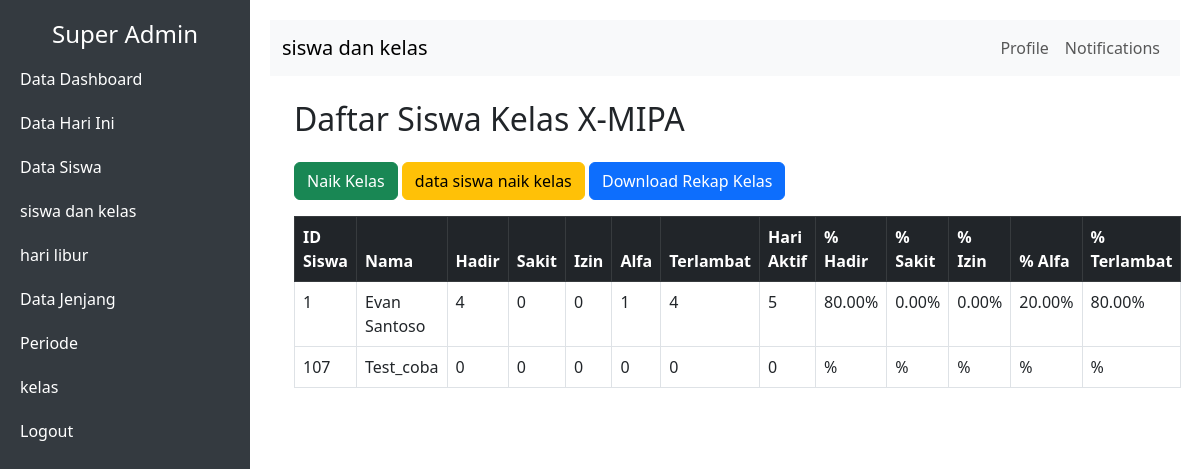
The page /data_kelas.php?id_kelas=1 (signed in) on the database its author committed.
### tables this page shows
CREATE TABLE `kelas` (
  `id_kelas` int(10) NOT NULL AUTO_INCREMENT,
  `kelas` varchar(100) DEFAULT NULL,
  `id_tingkat` int(10) DEFAULT NULL,
  `status_hapus` int(10) DEFAULT 0,
  PRIMARY KEY (`id_kelas`)
);

CREATE TABLE `siswa` (
  `id_siswa` int(11) NOT NULL AUTO_INCREMENT,
  `nama` varchar(100) NOT NULL,
  `rfid_tag_hex` varchar(255) DEFAULT NULL,
  `rfid_tag_dec` varchar(255) DEFAULT NULL,
  `id_tingkat` int(10) DEFAULT NULL,
  `id_angkatan` int(10) DEFAULT NULL,
  `tanggal_lahir` date DEFAULT NULL,
  `status_lulus` int(10) DEFAULT 0,
  `status_keluar` int(10) DEFAULT 0,
  `status_hapus` int(10) NOT NULL DEFAULT 0,
  `nomor_orang_tua` varchar(100) DEFAULT NULL,
  PRIMARY KEY (`id_siswa`)
);

### data_kelas.php (the view, shortened to what this page needs)
<?php
include "koneksi.php";
$id_kelas = $_GET['id_kelas'];
$query_nama = mysqli_query($conn,"SELECT * from kelas where id_kelas = '$id_kelas'");
$row_nama = mysqli_fetch_array($query_nama);
$query_periode = mysqli_query($conn, "SELECT * from tahun_ajaran where status_aktif = '1'");
$row_periode = mysqli_fetch_array($query_periode);
$periode_awal = $row_periode['tanggal_awal'];
$periode_akhir = $row_periode['tanggal_akhir'];
?>
<!DOCTYPE html>
<html lang="en">
<head>
    <link href="https://cdn.jsdelivr.net/npm/bootstrap@5.3.0/dist/css/bootstrap.min.css" rel="stylesheet">
</head>
<body>
    <?php include "navbar.php"; ?>
    <div class="content">
        <nav class="navbar navbar-expand-lg navbar-light bg-light">
            <div class="container-fluid">
                <a class="navbar-brand" href="#">siswa dan kelas</a>
                <div class="collapse navbar-collapse" id="navbarNav">
                    <ul class="navbar-nav ms-auto">
                        <li class="nav-item">
                            <a class="nav-link" href="#">Profile</a>
                        </li>
                        <li class="nav-item">
                            <a class="nav-link" href="#">Notifications</a>
                        </li>
                    </ul>
                </div>
            </div>
        </nav>
        <div class="container mt-4">
            <div class="container mt-4 ">
                <h2 class="mb-4">Daftar Siswa Kelas <?php echo $row_nama['kelas']; ?></h2>
                <table class="table table-bordered">
                    <div class="mt-3 mb-3 ">
                        <a href="form_naik_kelas.php?id_kelas=<?php echo htmlspecialchars($id_kelas); ?>" class="btn btn-success">Naik Kelas</a>
                        <a href="data_naik_kelas.php?id_kelas=<?php echo htmlspecialchars($id_kelas); ?>" class="btn btn-warning">data siswa naik kelas</a>
                        <a href="export_rekap.php?id_kelas=<?php echo htmlspecialchars($id_kelas); ?>" class="btn btn-primary">Download Rekap Kelas</a>
                    </div>
                    <thead class="table-dark">
                        <tr>
                            <th>ID Siswa</th>
                            <th>Nama</th>
                            <th>Hadir</th>
                            <th>Sakit</th>
                            <th>Izin</th>
                            <th>Alfa</th>
                            <th>Terlambat</th>
                            <th>Hari Aktif</th>
                            <th>% Hadir</th>
                            <th>% Sakit</th>
                            <th>% Izin</th>
                            <th>% Alfa</th>
                            <th>% Terlambat</th>
                        </tr>
                    </thead>
                    <?php
                    if ($id_kelas && $periode_awal && $periode_akhir) {
                        $sql = "SELECT
                        s.id_siswa,
                        s.nama AS nama_siswa,
                        COUNT(CASE WHEN p.status_masuk = 'Hadir' THEN 1 END) AS total_hadir,
                        COUNT(CASE WHEN p.status_masuk = 'Sakit' THEN 1 END) AS total_sakit,
                        COUNT(CASE WHEN p.status_masuk = 'Izin' THEN 1 END) AS total_izin,
                        COUNT(CASE WHEN p.status_masuk = 'Alfa' THEN 1 END) AS total_alfa,
                        COUNT(CASE WHEN p.status_masuk = 'Hadir' AND TIME(p.waktu) > '07:10:00' THEN 1 END) AS total_terlambat,
                        COUNT(p.tanggal) AS total_hari_aktif,
                        ROUND(COUNT(CASE WHEN p.status_masuk = 'Hadir' THEN 1 END) / NULLIF(COUNT(p.tanggal), 0) * 100, 2) AS persen_hadir,
                        ROUND(COUNT(CASE WHEN p.status_masuk = 'Sakit' THEN 1 END) / NULLIF(COUNT(p.tanggal), 0) * 100, 2) AS persen_sakit,
                        ROUND(COUNT(CASE WHEN p.status_masuk = 'Izin' THEN 1 END) / NULLIF(COUNT(p.tanggal), 0) * 100, 2) AS persen_izin,
                        ROUND(COUNT(CASE WHEN p.status_masuk = 'Alfa' THEN 1 END) / NULLIF(COUNT(p.tanggal), 0) * 100, 2) AS persen_alfa,
                        ROUND(COUNT(CASE WHEN p.status_masuk = 'Hadir' AND TIME(p.waktu) > '07:10:00' THEN 1 END) / NULLIF(COUNT(p.tanggal), 0) * 100, 2) AS persen_terlambat
                    FROM
                        siswa s
                    LEFT JOIN
                        kelas_siswa ks ON s.id_siswa = ks.id_siswa
                    LEFT JOIN
                        presensi p ON ks.id_pergantian_kelas = p.id_pergantian_kelas
                        AND p.tanggal BETWEEN '$periode_awal' AND '$periode_akhir'
                        AND p.status_hapus = 0
                    WHERE
                        ks.id_kelas = '$id_kelas'
                    GROUP BY
                        s.id_siswa, s.nama
                    ORDER BY
                        persen_hadir DESC;
                        ";
                        $result = $conn->query($sql);
                    ?>
                        <tbody>
                            <?php while ($row = $result->fetch_assoc()) { ?>
                                <?php
                                echo "<tr>
                                 <td>{$row['id_siswa']}</td>
                                 <td>{$row['nama_siswa']}</td>
                                 <td>{$row['total_hadir']}</td>
                                 <td>{$row['total_sakit']}</td>
                                 <td>{$row['total_izin']}</td>
                                 <td>{$row['total_alfa']}</td>
                                 <td>{$row['total_terlambat']}</td>
                                 <td>{$row['total_hari_aktif']}</td>
                                 <td>{$row['persen_hadir']}%</td>
                                 <td>{$row['persen_sakit']}%</td>
                                 <td>{$row['persen_izin']}%</td>
                                 <td>{$row['persen_alfa']}%</td>
                                 <td>{$row['persen_terlambat']}%</td>
                               </tr>";
                                ?>
                        <?php
                            }
                        } else {
                            echo "Silakan masukkan parameter id_kelas, periode_awal, dan periode_akhir.";
                        }
                        ?>
                        </tbody>
                </table>
            </div>
        </div>
</body>
</html>

### data_kelas.php (style rules this page uses)
body { display: flex; height: 100vh; margin: 0; overflow: hidden; }
.content { flex: 1; padding: 20px; overflow-y: auto; }
.navbar { background-color: #f8f9fa; }

### rows shown on the page
kelas: kelas "X-MIPA"
siswa: id_siswa "1", nama "Evan Santoso", total_hadir "4", total_sakit "0", total_izin "0", total_alfa "1", total_terlambat "4", total_hari_aktif "5", persen_hadir "80.00", persen_sakit "0.00", persen_izin "0.00", persen_alfa "20.00", persen_terlambat "80.00"
siswa: id_siswa "107", nama "Test_coba", total_hadir "0", total_sakit "0", total_izin "0", total_alfa "0", total_terlambat "0", total_hari_aktif "0"
